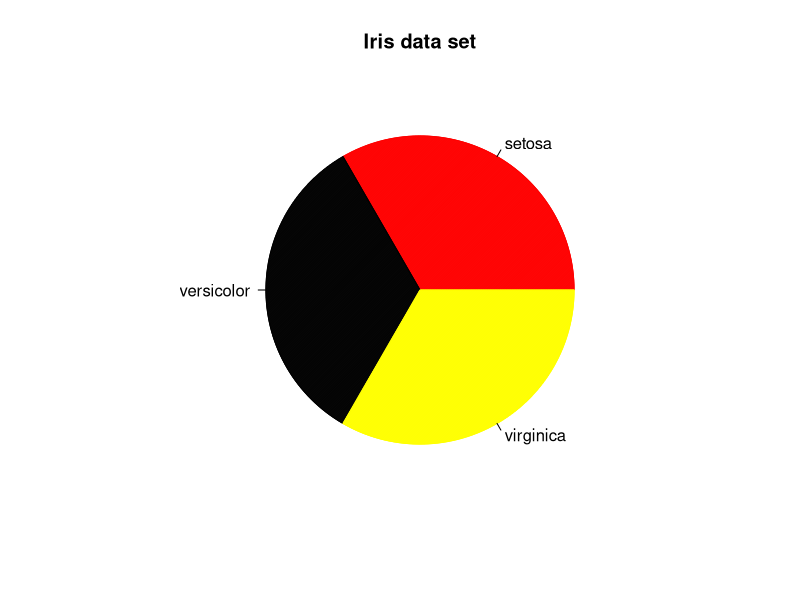

The R script that drew this image:
data("iris")
proportion<-prop.table(table(iris$Species))

pie(proportion, main="Iris data set",
density=200, col=c("red","black", "yellow"))

#?pie